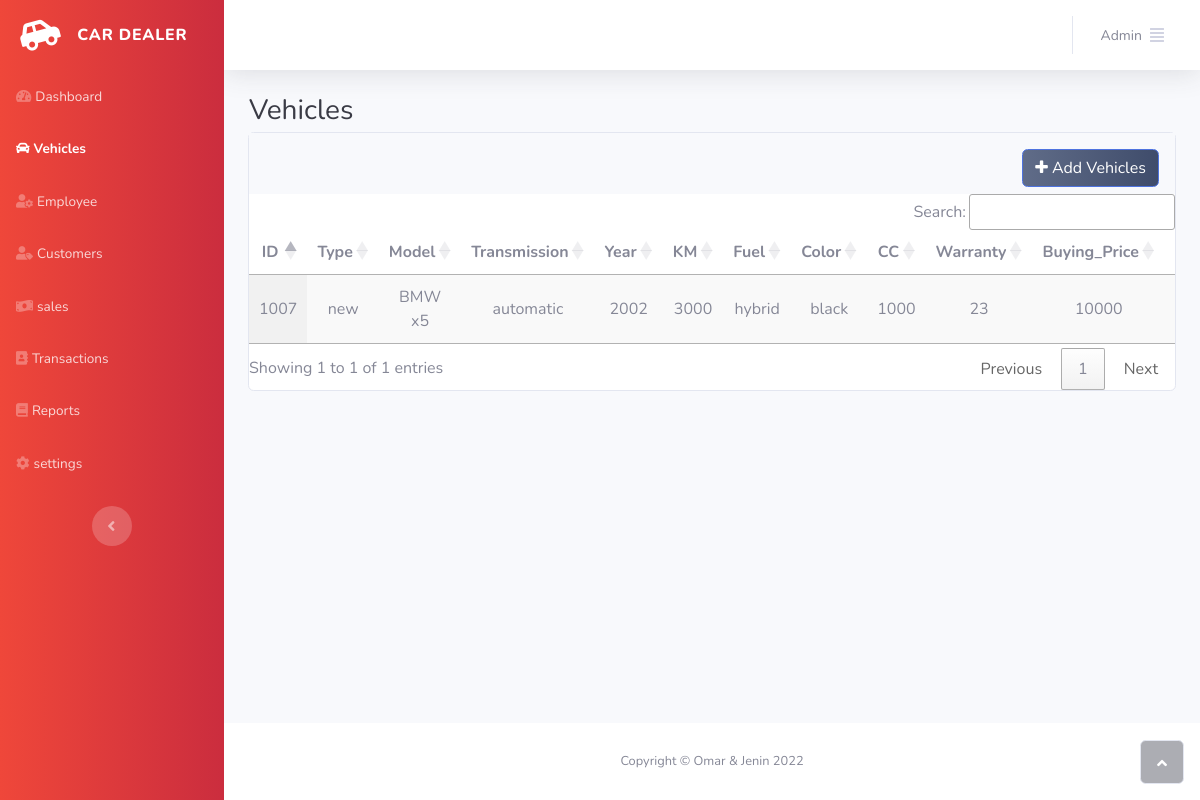
The page /admin/vehicles.php (signed in) on the database its author committed.
### tables this page shows
CREATE TABLE IF NOT EXISTS `vehicles` (
  `VehicleID` int(11) NOT NULL AUTO_INCREMENT,
  `KeyNo` text NOT NULL,
  `Type` text NOT NULL COMMENT 'New  | Used',
  `ModelID` int(11) NOT NULL,
  `Transmission` text NOT NULL,
  `Year` int(11) NOT NULL,
  `KM` int(11) NOT NULL,
  `Fuel` text NOT NULL,
  `CC` int(11) NOT NULL,
  `Color` text NOT NULL,
  `Warranty` int(11) NOT NULL,
  `Chassis` text NOT NULL,
  `Buying_Price` double NOT NULL,
  `Export_Price` double NOT NULL,
  `Selling_Price` double NOT NULL,
  `Features` longtext NOT NULL,
  `date_added` date NOT NULL,
  PRIMARY KEY (`VehicleID`),
  KEY `fk_ModelID_1` (`ModelID`)
);

CREATE TABLE IF NOT EXISTS `brands` (
  `BrandID` int(11) NOT NULL AUTO_INCREMENT,
  `Name` text NOT NULL,
  `Country` text NOT NULL,
  PRIMARY KEY (`BrandID`)
);

CREATE TABLE IF NOT EXISTS `models` (
  `ModelID` int(11) NOT NULL AUTO_INCREMENT,
  `BrandID` int(11) NOT NULL,
  `Name` text NOT NULL,
  PRIMARY KEY (`ModelID`),
  KEY `fk_BrandID_1` (`BrandID`)
);

### admin/vehicles.php (the view, shortened to what this page needs)
<?php
include '../helper/db_con.php';
?>
<!DOCTYPE html>
<html lang="en">
<head>
    <link rel="stylesheet" href="../assets/bootstrap/css/bootstrap.min.css">
    <link rel="stylesheet" href="../assets/fonts/fontawesome-all.min.css">
    <link rel="stylesheet" href="../assets/fonts/font-awesome.min.css">
    <link rel="stylesheet" href="../assets/fonts/fontawesome5-overrides.min.css">
    <link rel="stylesheet" href="https://cdnjs.cloudflare.com/ajax/libs/jquery.tablesorter/2.31.2/css/theme.bootstrap_4.min.css">
    <link rel="stylesheet" href="https://cdnjs.cloudflare.com/ajax/libs/jqueryui/1.12.1/jquery-ui.min.css">
    <link rel="stylesheet" href="https://cdn.datatables.net/1.12.1/css/jquery.dataTables.min.css">
    <link rel="stylesheet" href="https://cdn.datatables.net/v/dt/dt-1.12.1/datatables.min.css"/>
</head>
<body id="page-top">
<div id="wrapper">
    <nav class="navbar navbar-dark align-items-start sidebar sidebar-dark accordion bg-gradient-primary p-0"
         style="background: linear-gradient(to left, #cb2d3e, #ef473a);">
        <div class="container-fluid d-flex flex-column p-0">
            <a class="navbar-brand d-flex justify-content-center align-items-center sidebar-brand m-0"
               href="admin_dash.php">
                <div class="sidebar-brand-icon rotate-n-15"><i class="fas fa-car-side"></i></div>
                <div class="sidebar-brand-text mx-3"><span>Car dealer</span></div>
            </a>
            <ul class="navbar-nav text-light" id="accordionSidebar">
                <li class="nav-item"><a class="nav-link" href="admin_dash.php"><i
                                class="fas fa-tachometer-alt"></i><span>Dashboard</span></a></li>
                <li class="nav-item"><a class="nav-link active" href="vehicles.php"><i class="fas fa-car"></i><span>Vehicles</span></a></li>
                <li class="nav-item"><a class="nav-link " href="employee.php"><i
                                class="fas fa-user-cog"></i><span>Employee</span></a></li>
                <li class="nav-item"><a class="nav-link" href="Customers.php"><i class="fas fa-user-tag"></i><span>Customers</span></a>
                    <a class="nav-link " href="sales.php"><i class="fas fa-money-bill-wave"></i><span>sales</span></a>
                    <a class="nav-link" href="transactions.php"><i
                                class="fas fa-address-book"></i><span>Transactions</span></a>
                    <a class="nav-link" href="reports.php"><i class="fas fa-book"></i><span>Reports</span></a>
                    <a class="nav-link" href="profile.php"><i class="fas fa-cog"></i><span>settings</span></a></li>
            </ul>
            <div class="text-center d-none d-md-inline">
                <button class="btn rounded-circle border-0" id="sidebarToggle" type="button"></button>
            </div>
        </div>
    </nav>
    <div class="d-flex flex-column" id="content-wrapper">
        <div id="content">
            <?php include 'includes/header.php'; ?>
            <h3 class="text-dark mb-1" style="margin-left: 25px;margin-top: 23px;margin-right: -1px;">Vehicles</h3>
            <div class="container-fluid" style="border-style: none;">
                <div class="card" id="TableSorterCard">
                    <div class="card-header text-end py-3" style="height: 61px;border-style: none;">
                        <div class="row">
                            <div class="col-md-6"></div>
                                <div class="col-md-6">
                                    <div class="text-end">
                                        <button class="btn btn-primary" type="button"
                                                style="background: linear-gradient(to right, #606c88, #3f4c6b);"
                                                data-bs-target="#modalAddVehicle" data-bs-toggle="modal"><i
                                                    class="fa fa-plus"></i>&nbsp;Add Vehicles
                                        </button>
                                    </div>
                                </div>
                        </div>
                    </div>
                    <table id="employeeTable" class="display" style="width: 100%" >
                        <thead>
                        <tr>
                            <th class="text-center">ID</th>
                            <th class="text-center">Type</th>
                            <th class="text-center">Model</th>
                            <th class="text-center">Transmission</th>
                            <th class="text-center">Year</th>
                            <th class="text-center">KM</th>
                            <th class="text-center">Fuel</th>
                            <th class="text-center">Color</th>
                            <th class="text-center">CC</th>
                            <th class="text-center">Warranty</th>
                            <th class="text-center">Buying_Price</th>
                            <th class="text-center">Export_Price</th>
                        </tr>
                        </thead>
                        <?php
                        $query = "SELECT * FROM vehicles";
                        $result = mysqli_query($conn, $query);
                        ?>
                        <tbody>
                        <?php
                        while ($row = mysqli_fetch_array($result)) {
                            $id = $row['VehicleID'];
                            ?>
                            <tr >
                                <td class="text-center"><?php echo $id; ?></td>
                                <td class="text-center"><?php echo $row['Type']; ?></td>
                                <?php
                                $query2 = "SELECT brands.Name,models.Name FROM models inner JOIN brands on models.BrandID = brands.BrandID WHERE models.ModelID = '".$row['ModelID']."'";
                                $result2 = mysqli_query($conn, $query2);
                                $row2 = mysqli_fetch_array($result2);
                                $brandName = $row2[0];
                                $modelName = $row2[1];
                                ?>
                                <td class="text-center"><?php echo $brandName." ".$modelName; ?></td>
                                <td class="text-center"><?php echo $row['Transmission']; ?></td>
                                <td class="text-center"><?php echo $row['Year']; ?></td>
                                <td class="text-center"><?php echo $row['KM']; ?></td>
                                <td class="text-center"><?php echo $row['Fuel']; ?></td>
                                <td class="text-center"><?php echo $row['Color']; ?></td>
                                <td class="text-center"><?php echo $row['CC']; ?></td>
                                <td class="text-center"><?php echo $row['Warranty']; ?></td>
                                <td class="text-center"><?php echo $row['Buying_Price']; ?></td>
                                <td class="text-center"><?php echo $row['Export_Price']; ?></td>
                            </tr>
                            <?php
                        } ?>
                        </tbody>
                    </table>
                </div>
            </div>
        </div>
        <footer class="bg-white sticky-footer">
            <div class="container my-auto">
                <div class="text-center my-auto copyright"><span>Copyright © Omar &amp; Jenin 2022</span></div>
            </div>
        </footer>
    </div>
    <a class="border rounded d-inline scroll-to-top" href="#page-top"><i class="fas fa-angle-up"></i></a>
</div>
</body>
</html>

### rows shown on the page
vehicles: VehicleID "1007", Type "new", brands.Name "BMW", ModelID.Name "x5", Transmission "automatic", Year "2002", KM "3000", Fuel "hybrid", Color "black", CC "1000", Warranty "23", Buying_Price "10000"
